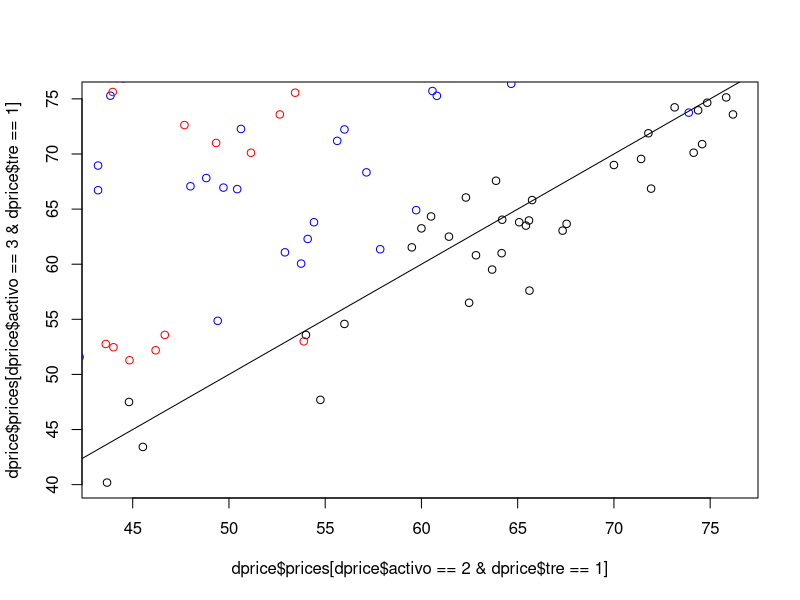
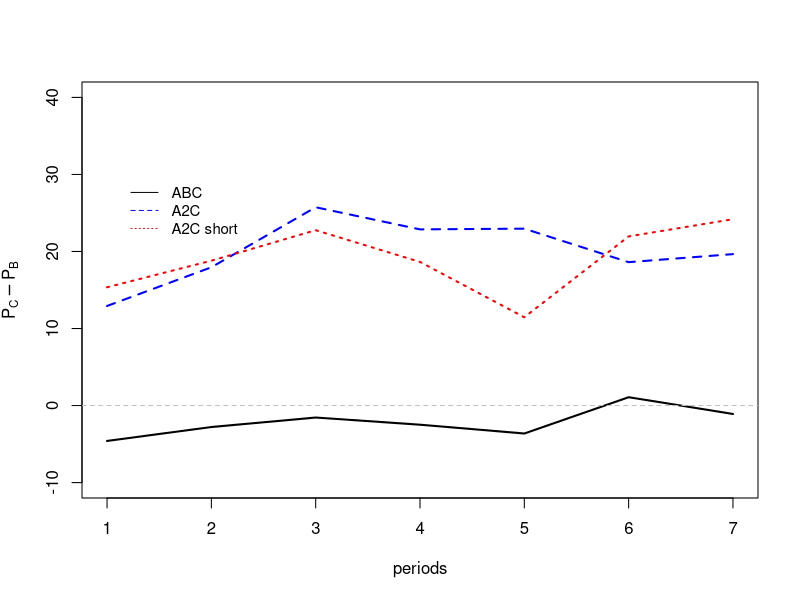
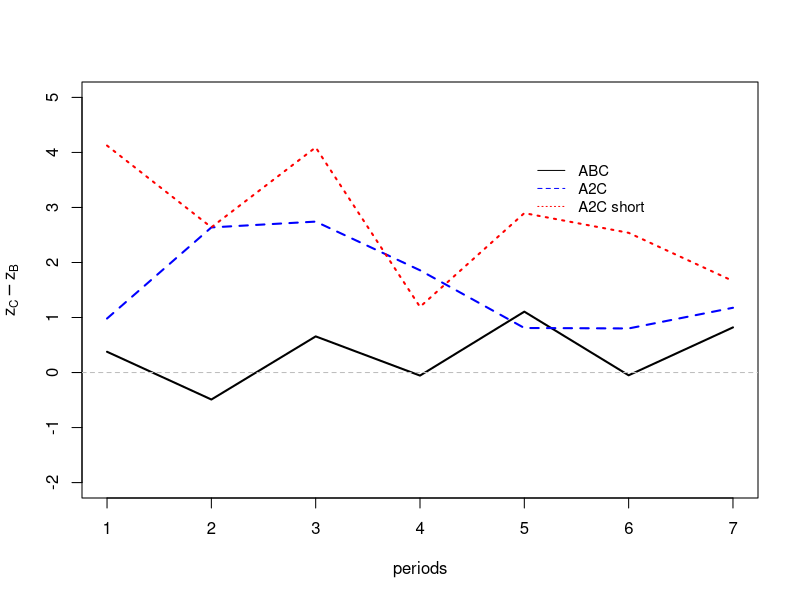
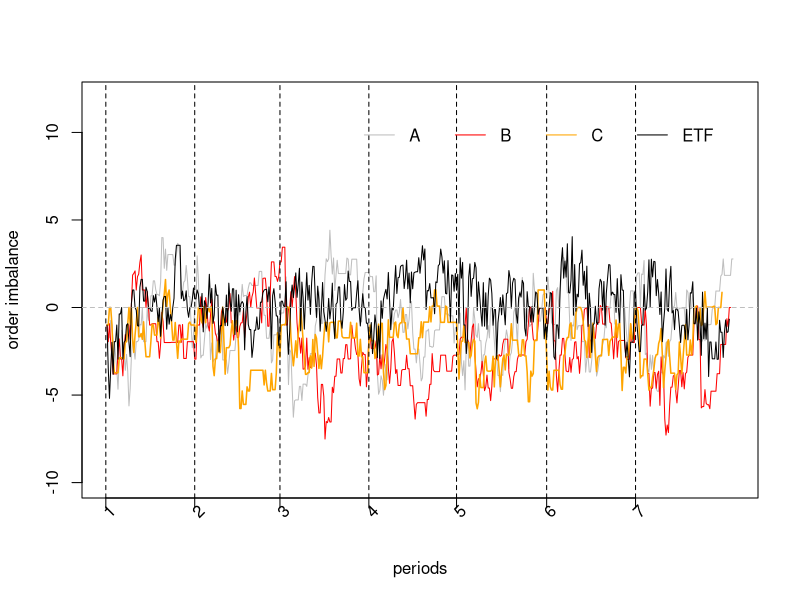
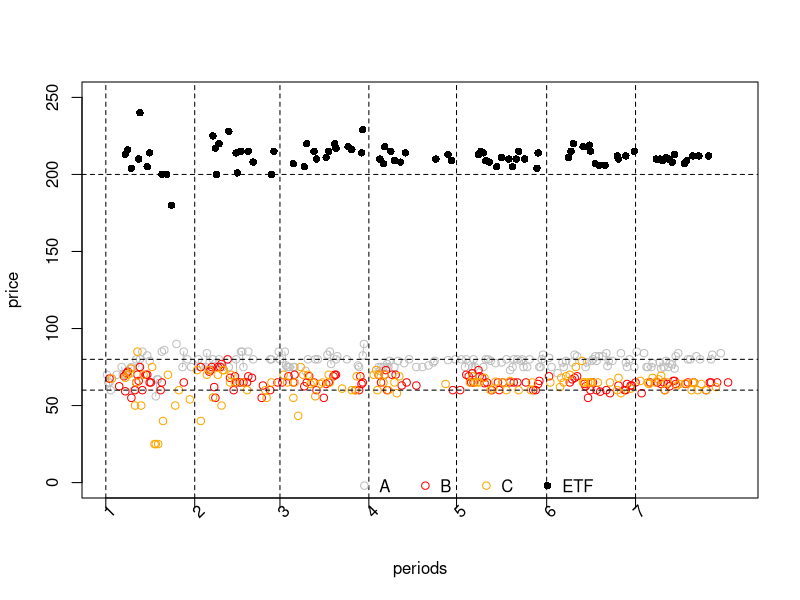
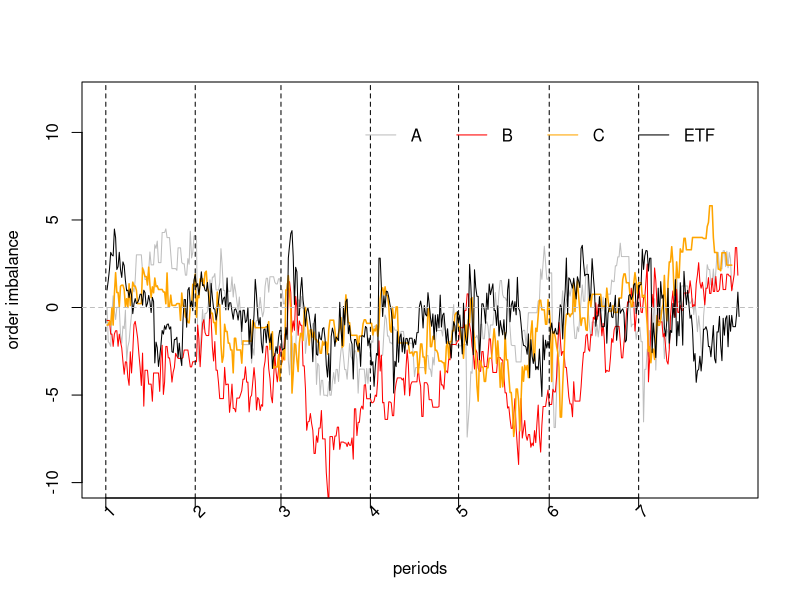
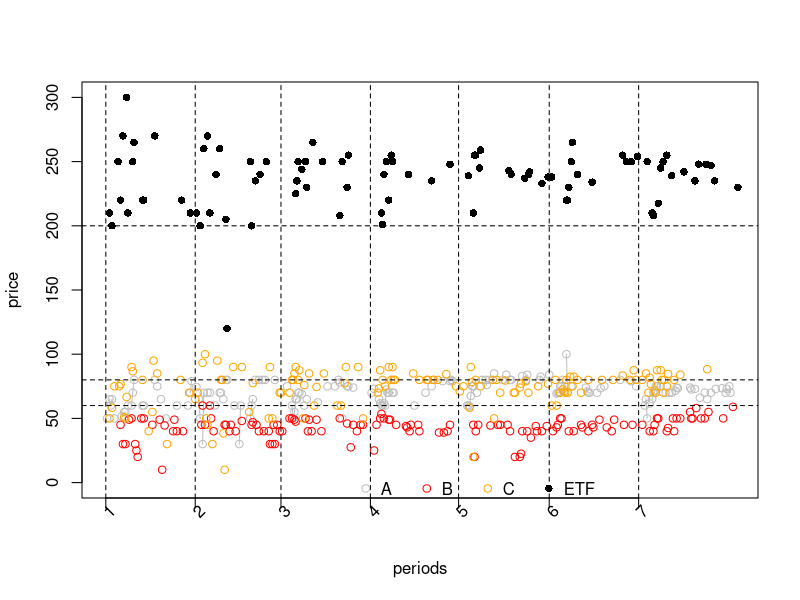
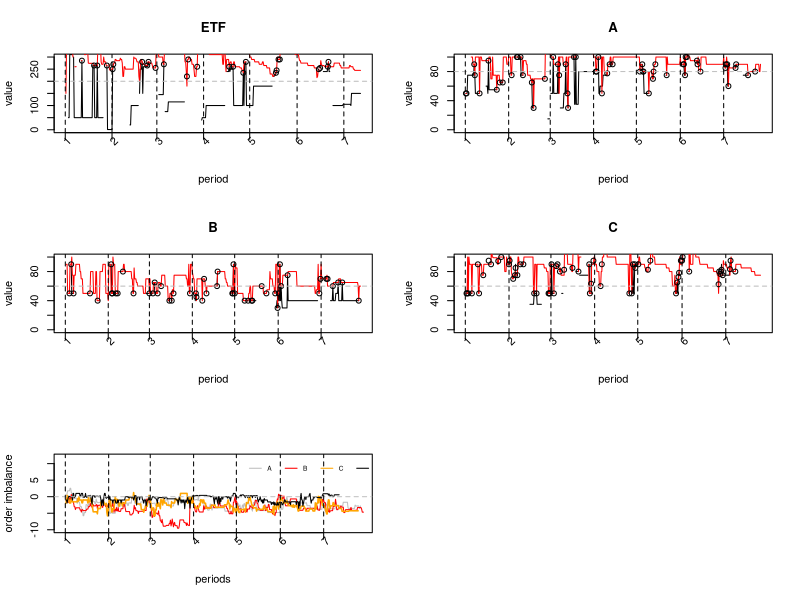

Source code (R) for these figures, in order:
library(dplyr)
library(tidyverse)
library(xtable)
library(here)

d<-read.csv(here("detf.csv"),sep=",",header=T, stringsAsFactors = FALSE)

dprice<- d %>%
  group_by(sess, tre, r, activo)  %>%
  summarize(prices=  mean(precio,na.rm = T))

plot(dprice$prices[dprice$activo==2 & dprice$tre==1],dprice$prices[dprice$activo==3 & dprice$tre==1] )
abline(0,1)
points(dprice$prices[dprice$activo==2 & dprice$tre==2],dprice$prices[dprice$activo==3 & dprice$tre==2],col="blue")
points(dprice$prices[dprice$activo==2 & dprice$tre==3],dprice$prices[dprice$activo==3 & dprice$tre==3],col="red")

dprice2<- d %>%
  group_by(tre, r, activo)  %>%
  summarize(prices=  mean(precio,na.rm = T),
            ordenes= mean(z,na.rm = T)
  )

pdf("sum_prices.pdf")
plot(dprice2$r[dprice2$activo==2 & dprice2$tre==1],dprice2$prices[dprice2$activo==3 & dprice2$tre==1]-dprice2$prices[dprice2$activo==2 & dprice2$tre==1],type="l",ylim=c(-10,40),xlab="periods",ylab=expression('P'[C] - 'P'[B]),lwd=2)
lines(dprice2$r[dprice2$activo==2 & dprice2$tre==2],dprice2$prices[dprice2$activo==3 & dprice2$tre==2]-dprice2$prices[dprice2$activo==2 & dprice2$tre==2],col="blue",lwd=2,lty=2)
lines(dprice2$r[dprice2$activo==2 & dprice2$tre==3],dprice2$prices[dprice2$activo==3 & dprice2$tre==3]-dprice2$prices[dprice2$activo==2 & dprice2$tre==3],col="red",lwd=2,lty=3)
abline(h=0,lty=2,col="gray")
legend(1.1,30,c("ABC","A2C","A2C short"),col=c("black", "blue","red"),lty=c(1,2,3),cex=.9,bty = "n")
dev.off()

pdf("sum_ordenes.pdf")
plot(dprice2$r[dprice2$activo==2 & dprice2$tre==1],dprice2$ordenes[dprice2$activo==3 & dprice2$tre==1]-dprice2$ordenes[dprice2$activo==2 & dprice2$tre==1],type="l",ylim=c(-2,5),xlab="periods",ylab=expression('z'[C] - 'z'[B]),lwd=2)
lines(dprice2$r[dprice2$activo==2 & dprice2$tre==2],dprice2$ordenes[dprice2$activo==3 & dprice2$tre==2]-dprice2$ordenes[dprice2$activo==2 & dprice2$tre==2],col="blue",lwd=2,lty=2)
lines(dprice2$r[dprice2$activo==2 & dprice2$tre==3],dprice2$ordenes[dprice2$activo==3 & dprice2$tre==3]-dprice2$ordenes[dprice2$activo==2 & dprice2$tre==3],col="red",lwd=2,lty=3)
abline(h=0,lty=2,col="gray")
legend(5,4,c("ABC","A2C","A2C short"),col=c("black", "blue","red"),lty=c(1,2,3),cex=.9,bty = "n")
dev.off()

data<-d
numero<-1
breakdance<-data$dt*c(1:dim(data)[1])
breakdance<-breakdance[breakdance>0]
#5,6,7,9,


#Draw examples
png("example_z_1.png", width = 700, height = 500)
exa<-"mqshq7o7"
plot(data$z[data$activo==1 & data$sess==exa],cex=1,col="gray",ylim=c(-10,12),type="l",ylab = "order imbalance",xlab="periods",xaxt='n')
lines(data$z[data$activo==2 & data$sess==exa],cex=1,col="red",type="l")
lines(data$z[data$activo==3 & data$sess==exa],lwd=1.5,col="orange",type="l")
lines(data$z[data$activo==4 & data$sess==exa],cex=1,col="black",type="l")
abline(h=0,lty=2,col="gray")
for(j in seq(breakdance)){
  abline(v=breakdance[j],lty=2)
  
}
legend(200,11,legend=c("A","B","C","ETF"),col=c("gray","red","orange","black"),cex=1,bty="n",lty=1,horiz=TRUE,inset=.02)
abline(v=0,lty=2)
xtick<-c(0,breakdance[1:6])
axis(side=1, at=xtick, labels = FALSE)
text(x=xtick,  par("usr")[3], 
     labels = seq(1,7), srt = 45, pos = 1, xpd = T)
dev.off()

png("example_p_1.png", width = 700, height = 500)
plot(data$precio[data$activo==1 & data$sess==exa],cex=1,col="gray",ylim=c(0,250),type="o",ylab = "price",xlab="periods",xaxt='n')
points(data$precio[data$activo==2 & data$sess==exa],cex=1,col="red")
points(data$precio[data$activo==3 & data$sess==exa],col="orange")
points(data$precio[data$activo==4 & data$sess==exa],cex=1,pch=16,col="black")
abline(h=200,lty=2,)
abline(h=80,lty=2)
abline(h=60,lty=2)
for(j in seq(breakdance)){
  abline(v=breakdance[j],lty=2)
}
abline(v=0,lty=2)
xtick<-c(0,breakdance[1:6])
axis(side=1, at=xtick, labels = FALSE)
text(x=xtick,  par("usr")[3], 
     labels = seq(1,7), srt = 45, pos = 1, xpd = T)

legend(200,11,legend=c("A","B","C","ETF"),col=c("gray","red","orange","black"),cex=1,bty="n",horiz=TRUE,inset=.02,pch=c(1,1,1,16))
dev.off()


png("example_z_2.png", width = 700, height = 500)
exa<-"fbyj5j85"
plot(data$z[data$activo==1 & data$sess==exa],cex=1,col="gray",ylim=c(-10,12),type="l",ylab = "order imbalance",xlab="periods",xaxt='n')
lines(data$z[data$activo==2 & data$sess==exa],cex=1,col="red",type="l")
lines(data$z[data$activo==3 & data$sess==exa],lwd=1.5,col="orange",type="l")
lines(data$z[data$activo==4 & data$sess==exa],cex=1,col="black",type="l")
abline(h=0,lty=2,col="gray")
for(j in seq(breakdance)){
  abline(v=breakdance[j],lty=2)
  
}
abline(v=0,lty=2)
xtick<-c(0,breakdance[1:6])
axis(side=1, at=xtick, labels = FALSE)
text(x=xtick,  par("usr")[3], 
     labels = seq(1,7), srt = 45, pos = 1, xpd = T)

legend(200,11,legend=c("A","B","C","ETF"),col=c("gray","red","orange","black"),cex=1,bty="n",lty=1,horiz=TRUE,inset=.02)
dev.off()

png("example_p_2.png", width = 700, height = 500)
plot(data$precio[data$activo==1 & data$sess==exa],cex=1,col="gray",ylim=c(0,300),type="o",ylab = "price",xlab="periods",xaxt='n')
points(data$precio[data$activo==2 & data$sess==exa],cex=1,col="red")
points(data$precio[data$activo==3 & data$sess==exa],col="orange")
points(data$precio[data$activo==4 & data$sess==exa],cex=1,pch=16,col="black")
abline(h=200,lty=2,)
abline(h=80,lty=2)
abline(h=60,lty=2)
for(j in seq(breakdance)){
  abline(v=breakdance[j],lty=2)
}
abline(v=0,lty=2)
xtick<-c(0,breakdance[1:6])
axis(side=1, at=xtick, labels = FALSE)
text(x=xtick,  par("usr")[3], 
     labels = seq(1,7), srt = 45, pos = 1, xpd = T)
legend(200,11,legend=c("A","B","C","ETF"),col=c("gray","red","orange","black"),cex=1,bty="n",horiz=TRUE,inset=.02,pch=c(1,1,1,16))
dev.off()




for(numero in seq(1:length(unique(data$sess)))){
  exa<-unique(data$sess)[numero]
  t<-max(data$tre[data$sess==exa])
  nombre<-paste(t,"_",exa,".png",sep="")
  
  png(nombre, width = 1000, height = 500)
  par(mfrow=c(3,2))
  plot(data$bb[data$activo==4 & data$sess==exa],type="l",ylim=c(0,300),ylab = "value",xlab="period",main="ETF",xaxt='n')
  #points(data$z[data$activo==4 & data$sess==exa]*200/60+200,pch=2,cex=.1,col="blue")
  lines(data$bo[data$activo==4 & data$sess==exa],col="red")
  points(data$precio[data$activo==4 & data$sess==exa],pch=1,cex=1)
  abline(h=200,lty=2,col="gray")
  for(j in seq(breakdance)){
    abline(v=breakdance[j],lty=2)
  }
  abline(v=0,lty=2)
  xtick<-c(0,breakdance[1:6])
  axis(side=1, at=xtick, labels = FALSE)
  text(x=xtick,  par("usr")[3], 
       labels = seq(1,7), srt = 45, pos = 1, xpd = T)
  
  plot(data$bb[data$activo==1 & data$sess==exa],type="l",ylim=c(0,100),ylab = "value",xlab="period",main=LETTERS[1],xaxt='n')
  lines(data$bo[data$activo==1 & data$sess==exa],col="red")
  points(data$precio[data$activo==1 & data$sess==exa],pch=1,cex=1)
  abline(h=80,lty=2,col="gray")
  for(j in seq(breakdance)){
    abline(v=breakdance[j],lty=2)
  }
  abline(v=0,lty=2)
  xtick<-c(0,breakdance[1:6])
  axis(side=1, at=xtick, labels = FALSE)
  text(x=xtick,  par("usr")[3], 
       labels = seq(1,7), srt = 45, pos = 1, xpd = T)
  
  plot(data$bb[data$activo==2 & data$sess==exa],type="l",ylim=c(0,100),ylab = "value",xlab="period",main=LETTERS[2],xaxt='n')
  lines(data$bo[data$activo==2 & data$sess==exa],col="red")
  points(data$precio[data$activo==2 & data$sess==exa],pch=1,cex=1)
  abline(h=60,lty=2,col="gray")
  for(j in seq(breakdance)){
    abline(v=breakdance[j],lty=2)
  }
  abline(v=0,lty=2)
  xtick<-c(0,breakdance[1:6])
  axis(side=1, at=xtick, labels = FALSE)
  text(x=xtick,  par("usr")[3], 
       labels = seq(1,7), srt = 45, pos = 1, xpd = T)
  
  
  plot(data$bb[data$activo==3 & data$sess==exa],type="l",ylim=c(0,100),ylab = "value",xlab="period",main=LETTERS[3],xaxt='n')
  lines(data$bo[data$activo==3 & data$sess==exa],col="red")
  points(data$precio[data$activo==3 & data$sess==exa],pch=1,cex=1)
  abline(h=60,lty=2,col="gray")
  for(j in seq(breakdance)){
    abline(v=breakdance[j],lty=2)
  }
  abline(v=0,lty=2)
  xtick<-c(0,breakdance[1:6])
  axis(side=1, at=xtick, labels = FALSE)
  text(x=xtick,  par("usr")[3], 
       labels = seq(1,7), srt = 45, pos = 1, xpd = T)
  
  plot(data$z[data$activo==1 & data$sess==exa],cex=1,col="gray",ylim=c(-10,12),type="l",ylab = "order imbalance",xlab="periods",xaxt='n')
  lines(data$z[data$activo==2 & data$sess==exa],cex=1,col="red",type="l")
  lines(data$z[data$activo==3 & data$sess==exa],lwd=1.5,col="orange",type="l")
  lines(data$z[data$activo==4 & data$sess==exa],cex=1,col="black",type="l")
  abline(h=0,lty=2,col="gray")
  for(j in seq(breakdance)){
    abline(v=breakdance[j],lty=2)
  }
  abline(v=0,lty=2)
  xtick<-c(0,breakdance[1:6])
  axis(side=1, at=xtick, labels = FALSE)
  text(x=xtick,  par("usr")[3], 
       labels = seq(1,7), srt = 45, pos = 1, xpd = T)
  legend(300,11,legend=c("A","B","C","ETF"),col=c("gray","red","orange","black"),cex=.6,bty="n",lty=1,horiz=TRUE,inset=.02)
  dev.off()
}  